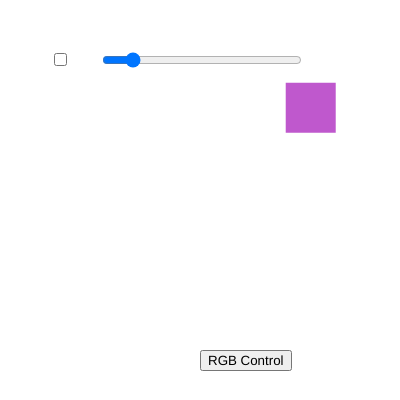
Frame 1 (no input)
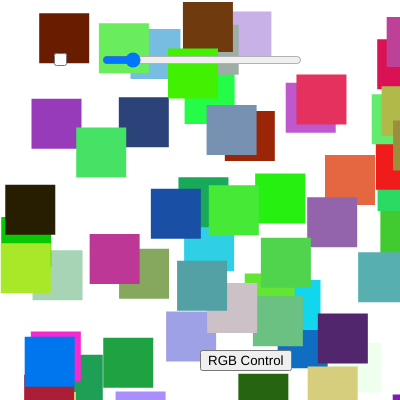
Frame 60 (no input)
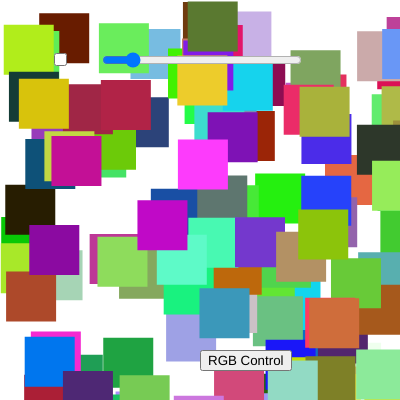
Frame 120 (the mouse pressed at the canvas centre since frame 60)

The p5.js sketch that drew these frames (run headless with seeded random() and noise() and a simulated clock; from frame 60 on, the mouse is pressed at the canvas centre):

// p5.js sketch
// ── sketch.js


function setup() {
  
  createCanvas(400, 400);
  
  checkBox = createCheckbox();
  checkBox.position(50,50);
  
  slider=createSlider(0, 400);
  slider.position(100, 50);
  slider.size(200);
  
  
  let r;
  let g;
  let b;
  let button = createButton("RGB Control")
  button.position(width/2,height*7/8);
  button.mousePressed(()=> {
                      r = random(255);
                      g = random(255);
                      b = random(255);
                      background(r,g,b);
                      button.position(width*random(100)/100, height*random(100)/100)
                      });
  
  
}



function draw() {
    let x = random(400);
    let y = random(400);
  
    let colourR = random(255);
    let colourG = random(255);
    let colourB = random(255);
  
    if (checkBox.checked()){
      fill(colourR);
  
    }
    else {
      fill (colourR,colourG,colourB);
    }
    noStroke();
    let rectangleSize = slider.value();
  
    rect (x,y, rectangleSize,rectangleSize);
}
